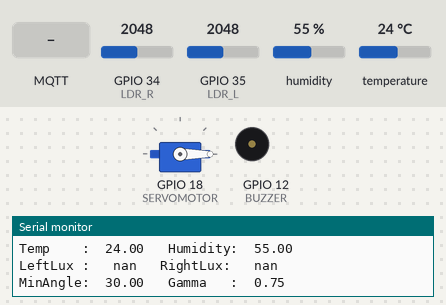
A sketch run on a simulated ESP32. Parts: servo, buzzer (waves = sounding), the last lines printed to the serial monitor. Inputs (shaded band) come from the test bench; at power-on: GPIO 34 (LDR_R) = 2048, GPIO 35 (LDR_L) = 2048, humidity 55 %, temperature 24 °C. WiFi joins after 1.5 s; servers stay silent unless stated; no MQTT or app messages arrive unless stated.

Above: at 2.7 s.
2.8 s: GPIO 34 (LDR_R) set to 1088
4.7 s: GPIO 34 (LDR_R) set to 950
At 6.2 s:
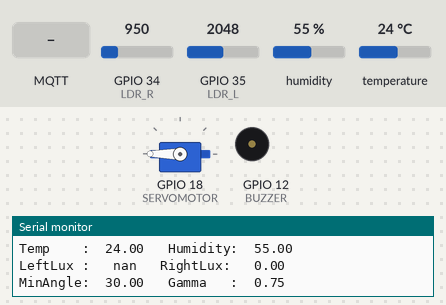
7.1 s: MQTT message "1" arrives on the first subscribed topic
At 8.7 s:
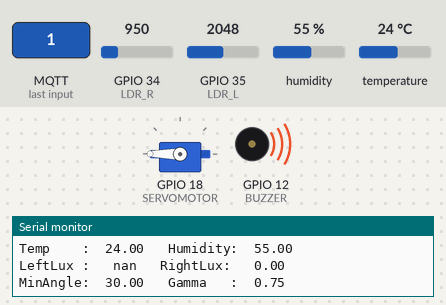
9.1 s: MQTT message "ENTC-ON-OFF" arrives on the third subscribed topic
At 10.1 s:
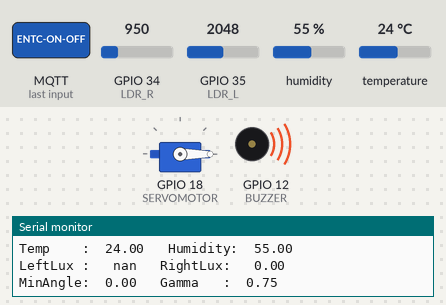
11.1 s: GPIO 35 (LDR_L) set to 467
At 12.7 s:
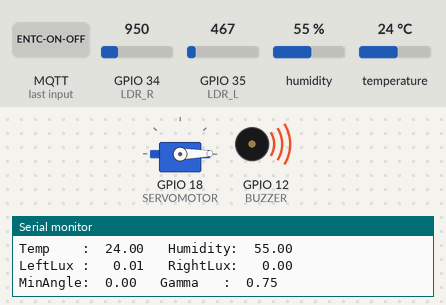
14.2 s: GPIO 35 (LDR_L) set to 417
At 15.4 s:
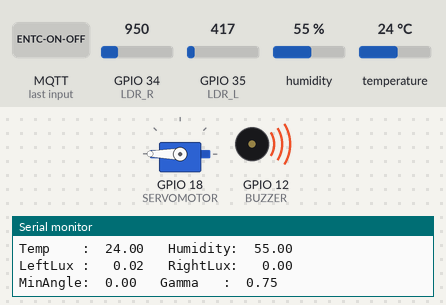
Timing chart, 0 to 17.2 s (numbered marks = the images above; inputs shaded):
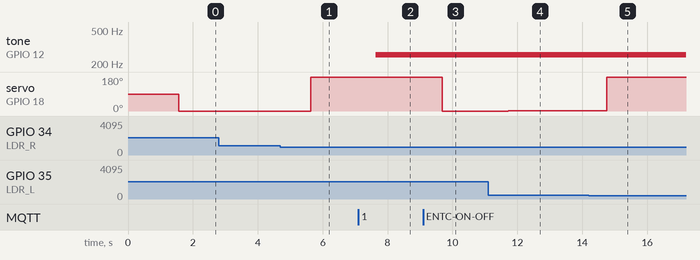

Measured:
- the behaviour switches between 1025 and 1024 on GPIO 34 (LDR_R) (found by bisection; images 0 and 1)
- the behaviour switches between 443 and 442 on GPIO 35 (LDR_L) (found by bisection; images 4 and 5)
- after the input at 4.7 s, servo on GPIO 18 (SERVOMOTOR): 0° → 180° after 0.93 s
- after the input at 7.1 s, tone on GPIO 12 (BUZZER): silent → 256 Hz after 0.54 s
- after the input at 9.1 s, servo on GPIO 18 (SERVOMOTOR): 180° → 0° after 0.59 s
- after the input at 11.1 s, servo on GPIO 18 (SERVOMOTOR): 0° → 1° after 0.61 s
- after the input at 14.2 s, servo on GPIO 18 (SERVOMOTOR): 1° → 180° after 0.56 s

The sketch:

esp32-arduino.ino
```cpp
// Include libraries
#include <PubSubClient.h>
#include <WiFi.h>
#include <DHTesp.h>
#include <NTPClient.h>
#include <WiFiUdp.h>
#include <ESP32Servo.h>

// Define pins
#define BUZZER 12
#define LDR_L 35   // Left LDR
#define LDR_R 34   // Right LDR
#define SERVOMOTOR 18
const int DHT_PIN = 15;

//Parameters related to light intensity
float GAMMA = 0.75;
const float RL10 = 50;
float MIN_ANGLE = 30;

// Initializing servo motor
int position = 0;
Servo servo;

WiFiClient espClient;
PubSubClient mqttClient(espClient);
WiFiUDP ntpUDP;
NTPClient timeClient(ntpUDP);

DHTesp dhtSensor;

// Arrays to store data
char lightAr_L[6];
char lightAr_R[6];
char tempAr[6];
char humAr[6];

// Time variables
bool isScheduledON = false;
unsigned long scheduledOnTime;
unsigned long offsetTime;

void setup() {
  pinMode(LDR_L, INPUT);
  pinMode(LDR_R, INPUT);
  Serial.begin(115200);

  setupWiFi();   // Initialize WiFi connection
  setupMqtt();   // Initialize MQTT client
  timeClient.begin();   // Initialize NTP client

  dhtSensor.setup(DHT_PIN, DHTesp::DHT22);
  servo.attach(SERVOMOTOR, 500, 2400);

  pinMode(BUZZER, OUTPUT);
  digitalWrite(BUZZER, LOW);

  analogRead(LDR_L);
  analogRead(LDR_R);
}

void loop() {
  // Reconnect to MQTT broker if not connected
  if (!mqttClient.connected()){
    connectToBroker();
  }
  mqttClient.loop();

  // Publish temperature and humidity values
  updateTempAndHumidity();
  mqttClient.publish("ENTC-TEMP", tempAr);
  mqttClient.publish("ENTC-HUMIDITY", humAr);

  // Publish light intensity values
  mqttClient.publish("LEFT-LDR", lightAr_L);
  mqttClient.publish("RIGHT-LDR", lightAr_R);

  controlServo();

  timeClient.setTimeOffset(offsetTime);
  checkSchedule();

  delay(1000);
}

// Function to setup WiFi connection
void setupWiFi(){
  Serial.println();
  Serial.print("Connecting to ");
  Serial.println("Wokwi-GUEST");

  WiFi.begin("Wokwi-GUEST", "");

  while (WiFi.status() != WL_CONNECTED){   // Wait for connection
    delay(500);
    Serial.print(".");
  }
  Serial.println("");
}

// Function to setup MQTT client
void setupMqtt(){
  mqttClient.setServer("test.mosquitto.org", 1883);
  mqttClient.setCallback(receiveCallback);
}

// Function to establish a connection with the MQTT broker
void connectToBroker(){
  while (!mqttClient.connected()){
    Serial.print("Attemping MQTT connection...");
    if(mqttClient.connect("ESP32-477585895")){
      Serial.println("Connected...");
      mqttClient.subscribe("ENTC-ON-OFF");
      mqttClient.subscribe("ENTC-SCH-ON");
      mqttClient.subscribe("MINIMUM-ANGLE");
      mqttClient.subscribe("CONT-FACTOR");
      mqttClient.subscribe("TIME-OFFSET");
    }else {
      Serial.println("Failed");
      Serial.print(mqttClient.state());
      delay(5000);
    }
  }
}

// Callback function for receiving MQTT messages
void receiveCallback(char* topic, byte* payload, unsigned int length){
  Serial.print("Message arrived [");
  Serial.print(topic);
  Serial.println("]");

  char payloadCharAr[length];
  for(int i=0; i<length; i++){   // Convert payload to char array
    Serial.print((char)payload[i]);
    payloadCharAr[i] = (char)payload[i];
  }
  Serial.println();

  // Handle received messages based on topic
  if(strcmp(topic, "ENTC-ON-OFF") == 0){
    buzzerOn(payloadCharAr[0]=='1');
  }else if(strcmp(topic, "ENTC-SCH-ON") == 0){
    if(payloadCharAr[0]=='N'){
      isScheduledON = false;
    }else{
      isScheduledON = true;
      scheduledOnTime = atol(payloadCharAr);
    }
  }

  // Receive minimum angle
  if (strcmp(topic, "MINIMUM-ANGLE") == 0){
    MIN_ANGLE = atoi(payloadCharAr);
  }
  // Receive control factor
  if (strcmp(topic, "CONT-FACTOR") == 0) {
    GAMMA = atof(payloadCharAr);
    if(GAMMA>1){
      GAMMA = 1;
    }
  }
  // Receive time offset
  if (strcmp(topic, "TIME-OFFSET") == 0){
    offsetTime = atoi(payloadCharAr);
  }
}

// Function to update light intensity
float updateIntensity(int LDR, char* lightAr) {
  int analogValue = analogRead(LDR);
  float voltage = analogValue / 1024. * 5;
  float resistance = 2000 * voltage / (1 - voltage / 5);
  float maxlux = pow(RL10 * 1e3 * pow(10, GAMMA) / 322.58, (1 / GAMMA));
  float lux = pow(RL10 * 1e3 * pow(10, GAMMA) / resistance, (1 / GAMMA))/maxlux;
  String(lux).toCharArray(lightAr,6);
  return lux;
}

// Function to adjust servo motor position based on light intensity difference
void controlServo(){
  float lux_1 = updateIntensity(LDR_L, lightAr_L);
  float lux_2 = updateIntensity(LDR_R, lightAr_R);
  Serial.print("LeftLux :   ");
  Serial.print(lux_1);
  Serial.print("   RightLux:   ");
  Serial.println(lux_2);

  if(lux_1>lux_2){
    servoMotor(lux_1, 1.5);
  }else{
    servoMotor(lux_2, 0.5);
  }
}

// Function to calculate servo position
void servoMotor(float lux, float D){
  Serial.print("MinAngle:  ");
  Serial.print(MIN_ANGLE);
  Serial.print("   Gamma   :  ");
  Serial.println(GAMMA);
  Serial.println();

  position = MIN_ANGLE*D + (180 - MIN_ANGLE) * lux * GAMMA;
  if(position>1){
    position = 180;
  }
  servo.write(position);
}

///////////////////////// Additional Functions /////////////////////////

// Function to toggle buzzer on/off
void buzzerOn(bool on){
  if(on) {
    tone(BUZZER, 256);
  }else{
    noTone(BUZZER);
  }
}

// Function to get current time from NTP server
unsigned long getTime(){
  timeClient.update();
  return timeClient.getEpochTime();
}

// Function to check scheduled alarms
void checkSchedule(){
  if(isScheduledON){
    unsigned long currentTime = getTime();
    if(currentTime>scheduledOnTime){
      buzzerOn(true);
      isScheduledON = false;

      mqttClient.publish("ENTC-ADMIN-MAIN-ON-OFF-ESP", "1");
      mqttClient.publish("ENTC-ADMIN-SCH-ESP-ON", "0");

      Serial.println("Scheduled ON");
    }
  }
}

// Function to update temperature and humidity readings
void updateTempAndHumidity(){
  TempAndHumidity data = dhtSensor.getTempAndHumidity();
  String(data.temperature, 2).toCharArray(tempAr,6);
  String(data.humidity, 2).toCharArray(humAr,6);
  Serial.print("Temp    :  ");
  Serial.print(tempAr);
  Serial.print("   Humidity:  ");
  Serial.println(humAr);
}
```
